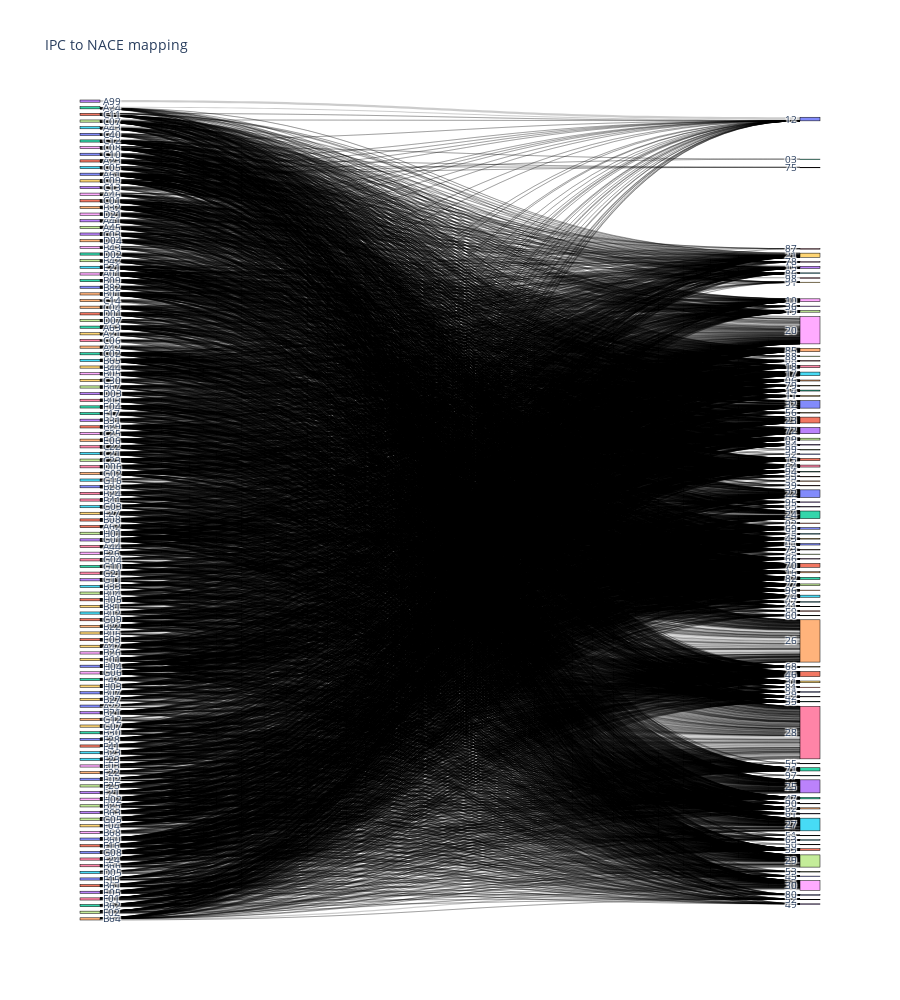

Notebook code cell kept with this figure:
### Code cell
import plotly.graph_objects as go

# Plot nace_ipc mapping data using Sankey chart visualizing mapping IPC to NACE codes 
def plot_sankey(df, labels, title):
    fig = go.Figure(data=[go.Sankey(
        node = dict(
          pad = 15,
          thickness = 20,
          line = dict(color = "black", width = 0.5),
          label = labels
        ),
        link = dict(
          source = df['source'], # indices correspond to labels, eg A1, A2, A2, B1, ...
          target = df['target'],
          value = df['weight']
        ))])

    fig.update_layout(title_text=title, font_size=10, height=1000)
    return fig
    
fig = plot_sankey(pl_data, labels, 'IPC to NACE mapping')
fig.show()

### Figure 1 — Plotly figure (JSON) as saved in the notebook; plotly's stock layout.template omitted (floating-point values rounded to 4 significant figures; data arrays with more than 128 entries replaced by an {"elided": "..."} marker saying what was removed)
{"data": [{"link": {"source": {"elided": "10912 int values"}, "target": {"elided": "10912 int values"}, "value": {"elided": "10912 float values"}}, "node": {"label": {"elided": "212 str values"}, "line": {"color": "black", "width": 0.5}, "pad": 15, "thickness": 20}, "type": "sankey"}], "layout": {"font": {"size": 10}, "height": 1000, "title": {"text": "IPC to NACE mapping"}}}
